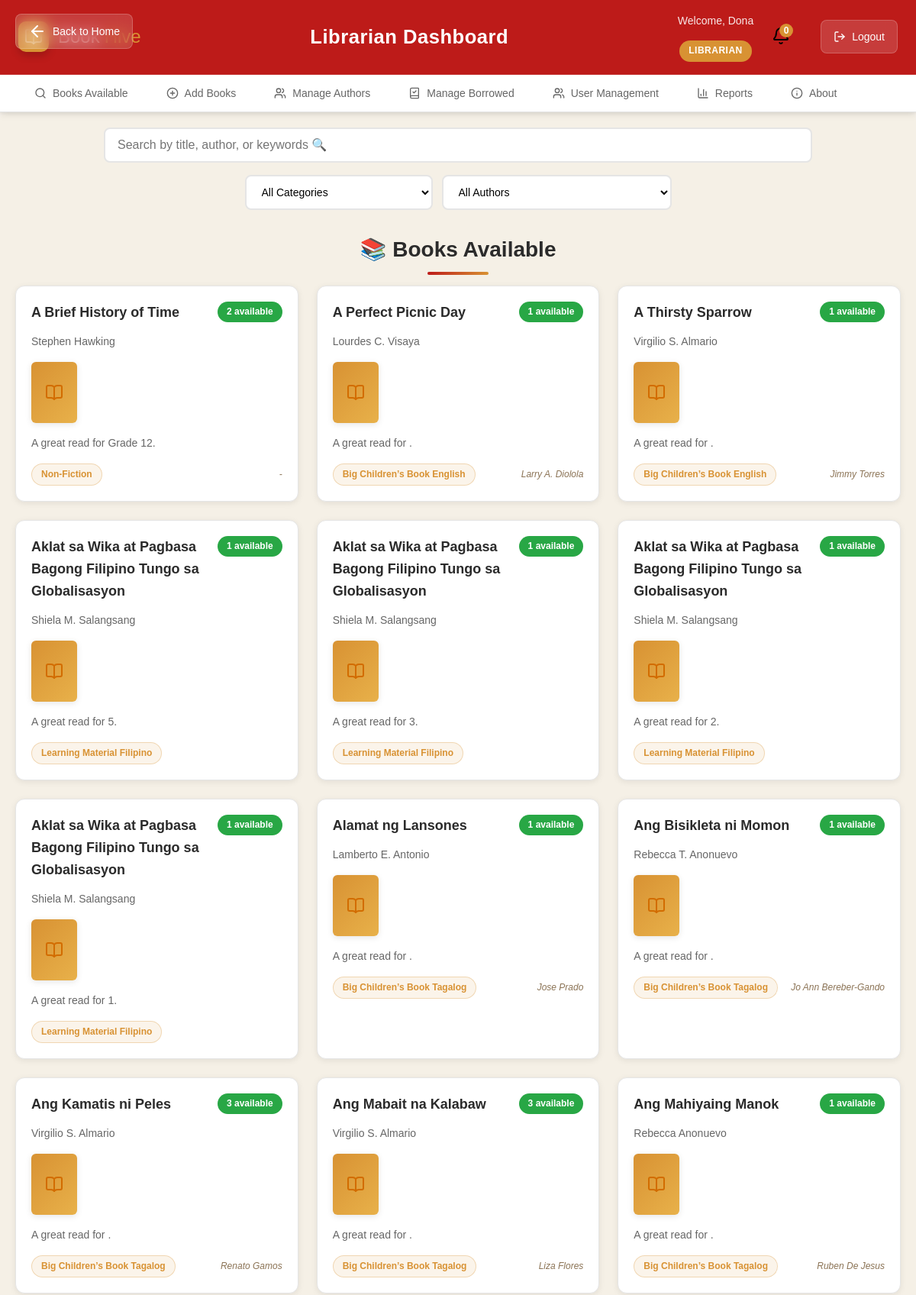
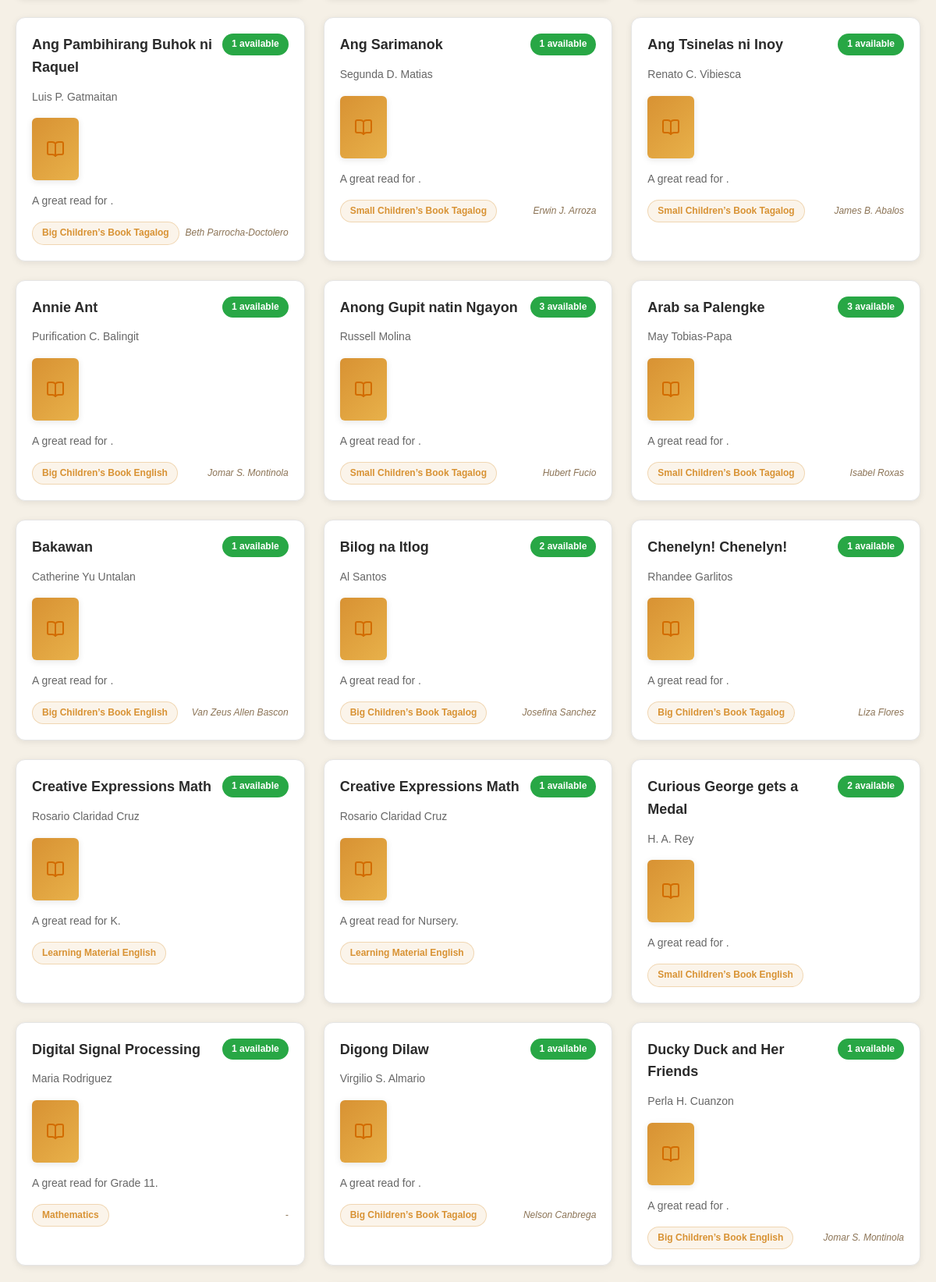
The page /books_available_librarian.php (signed in, upper part) on the database its author committed (2 pictures, top to bottom).
### tables this page shows
CREATE TABLE `books` (
  `book_id` int(11) NOT NULL,
  `title` varchar(200) NOT NULL,
  `author_id` int(11) NOT NULL,
  `genre_id` int(11) NOT NULL,
  `year_level` varchar(20) DEFAULT NULL,
  `illustrator` varchar(100) DEFAULT NULL,
  `quantity_total` int(11) NOT NULL DEFAULT 1 CHECK (`quantity_total` >= 1),
  `quantity_available` int(11) NOT NULL DEFAULT 1 CHECK (`quantity_available` >= 0),
  `date_added` date NOT NULL,
  `created_at` timestamp NOT NULL DEFAULT current_timestamp()
);

CREATE TABLE `authors` (
  `author_id` int(11) NOT NULL,
  `author_name` varchar(100) NOT NULL,
  `biography` text DEFAULT NULL,
  `created_at` timestamp NOT NULL DEFAULT current_timestamp()
);

CREATE TABLE `genres` (
  `genre_id` int(11) NOT NULL,
  `genre_name` varchar(50) NOT NULL,
  `description` text DEFAULT NULL,
  `created_at` timestamp NOT NULL DEFAULT current_timestamp()
);

### books_available_librarian.php (the view, shortened to what this page needs)
<?php
require_once 'header.php';
$books = [];
$sql = "SELECT b.book_id, b.title, a.author_name, b.year_level, g.genre_name, b.quantity_available, b.illustrator
        FROM books b
        LEFT JOIN authors a ON b.author_id = a.author_id
        LEFT JOIN genres g ON b.genre_id = g.genre_id
        WHERE b.quantity_available > 0
        ORDER BY b.title ASC";
if ($result = $conn->query($sql)) {
    while ($row = $result->fetch_assoc()) {
        $books[] = $row;
    }
} else {
    echo "Error: " . $conn->error;
}
?>
<!DOCTYPE html>
<html lang="en">
<head>
</head>
<body class="min-h-screen bg-background">
    <div class="books-page">
        <div class="search-filter-container">
            <input type="text" id="searchInput" placeholder="Search by title, author, or keywords 🔍" onkeyup="filterBooks()">
            <div class="filter-dropdowns">
                <select id="filterGenre" onchange="filterBooks()">
                    <option value="">All Categories</option>
                </select>
                <select id="filterAuthor" onchange="filterBooks()">
                    <option value="">All Authors</option>
                </select>
            </div>
        </div>
        <h2 class="section-title">📚 Books Available</h2>
        <div id="booksGrid" class="books-grid">
            <?php if (!empty($books)): ?>
                <?php foreach ($books as $book): ?>
                    <div class="book-card"
                         data-title="<?php echo strtolower($book['title']); ?>"
                         data-author="<?php echo strtolower($book['author_name']); ?>"
                         data-genre="<?php echo strtolower($book['genre_name']); ?>">
                        <div class="book-header">
                            <h3><?php echo htmlspecialchars($book['title']); ?></h3>
                            <span class="availability <?php echo $book['quantity_available'] > 0 ? 'available' : 'unavailable'; ?>">
                                <?php echo $book['quantity_available'] > 0 ? $book['quantity_available'] . ' available' : 'Checked out'; ?>
                            </span>
                        </div>
                        <p class="author"><?php echo htmlspecialchars($book['author_name'] ?? 'N/A'); ?></p>
                        <div class="book-cover">
                            <i data-lucide="book-open"></i>
                        </div>
                        <p class="desc">A great read for <?php echo htmlspecialchars($book['year_level'] ?? 'students'); ?>.</p>
                        <div class="book-footer">
                            <span class="genre-tag"><?php echo htmlspecialchars($book['genre_name'] ?? 'General'); ?></span>
                            <span class="illustrator"><?php echo htmlspecialchars($book['illustrator'] ?? '-'); ?></span>
                        </div>
                    </div>
                <?php endforeach; ?>
            <?php else: ?>
                <p class="no-books">No books currently available.</p>
            <?php endif; ?>
        </div>
    </div>
</body>
</html>
<?php require_once 'footer.php'; ?>

### books_available_librarian.php (style rules this page uses)
.books-page { max-width: 1200px; margin: 0 auto; padding: 20px; }
.search-filter-container { display: flex; gap: 16px; margin-bottom: 30px; flex-wrap: wrap; }
#searchInput { flex: 1; min-width: 300px; padding: 12px 16px; border: 2px solid #E5E5E5; border-radius: 8px; font-size: 16px; }
.filter-dropdowns { display: flex; gap: 12px; }
.filter-dropdowns select { padding: 12px 16px; border: 2px solid #E5E5E5; border-radius: 8px; background: white; font-size: 14px; min-width: 150px; }
.section-title { font-size: 28px; font-weight: 700; color: #2B2B2B; margin-bottom: 24px; }
.books-grid { display: grid; grid-template-columns: repeat(auto-fill, minmax(300px, 1fr)); gap: 24px; }
.book-card { background: white; border-radius: 12px; padding: 20px; box-shadow: 0 2px 8px rgba(0, 0, 0, 0.08); border: 1px solid #E5E5E5; transition: all 0.3s ease; }
.book-header { display: flex; justify-content: space-between; align-items: flex-start; margin-bottom: 12px; }
.book-header h3 { font-size: 18px; font-weight: 600; color: #2B2B2B; margin: 0; flex: 1; margin-right: 12px; }
.availability { padding: 4px 12px; border-radius: 20px; font-size: 12px; font-weight: 600; white-space: nowrap; }
.availability.available { background: #28A745; color: white; }
.author { color: #666666; font-size: 14px; margin-bottom: 16px; }
.book-cover { width: 60px; height: 80px; background: linear-gradient(135deg, #D89233, #E8B14A); border-radius: 6px; display: flex; align-items: center; justify-content: center; margin-bottom: 16px; box-shadow: 0 2px 8px rgba(0, 0, 0, 0.1); }
.desc { color: #666666; font-size: 14px; margin-bottom: 16px; line-height: 1.5; }
.book-footer { display: flex; justify-content: space-between; align-items: center; }
.genre-tag { background: rgba(216, 146, 51, 0.1); color: #D89233; padding: 4px 12px; border-radius: 20px; font-size: 12px; font-weight: 600; border: 1px solid rgba(216, 146, 51, 0.3); }
.illustrator { color: #8B7355; font-size: 12px; font-style: italic; }

### rows shown on the page
books: title "A Brief History of Time", quantity_available "2", author.author_name "Stephen Hawking", year_level "Grade 12", genre.genre_name "Non-Fiction", illustrator "-"
books: title "A Perfect Picnic Day", quantity_available "1", author.author_name "Lourdes C. Visaya", genre.genre_name "Big Children’s Book English", illustrator "Larry A. Diolola"
books: title "A Thirsty Sparrow", quantity_available "1", author.author_name "Virgilio S. Almario", genre.genre_name "Big Children’s Book English", illustrator "Jimmy Torres"
books: title "Aklat sa Wika at Pagbasa Bagong Filipino Tungo sa Globalisasyon", quantity_available "1", author.author_name "Shiela M. Salangsang", year_level "5", genre.genre_name "Learning Material Filipino"
books: title "Aklat sa Wika at Pagbasa Bagong Filipino Tungo sa Globalisasyon", quantity_available "1", author.author_name "Shiela M. Salangsang", year_level "3", genre.genre_name "Learning Material Filipino"
books: title "Aklat sa Wika at Pagbasa Bagong Filipino Tungo sa Globalisasyon", quantity_available "1", author.author_name "Shiela M. Salangsang", year_level "2", genre.genre_name "Learning Material Filipino"
books: title "Aklat sa Wika at Pagbasa Bagong Filipino Tungo sa Globalisasyon", quantity_available "1", author.author_name "Shiela M. Salangsang", year_level "1", genre.genre_name "Learning Material Filipino"
books: title "Alamat ng Lansones", quantity_available "1", author.author_name "Lamberto E. Antonio", genre.genre_name "Big Children’s Book Tagalog", illustrator "Jose Prado"
books: title "Ang Bisikleta ni Momon", quantity_available "1", author.author_name "Rebecca T. Anonuevo", genre.genre_name "Big Children’s Book Tagalog", illustrator "Jo Ann Bereber-Gando"
books: title "Ang Kamatis ni Peles", quantity_available "3", author.author_name "Virgilio S. Almario", genre.genre_name "Big Children’s Book Tagalog", illustrator "Renato Gamos"
books: title "Ang Mabait na Kalabaw", quantity_available "3", author.author_name "Virgilio S. Almario", genre.genre_name "Big Children’s Book Tagalog", illustrator "Liza Flores"
books: title "Ang Mahiyaing Manok", quantity_available "1", author.author_name "Rebecca Anonuevo", genre.genre_name "Big Children’s Book Tagalog", illustrator "Ruben De Jesus"
books: title "Ang Pambihirang Buhok ni Raquel", quantity_available "1", author.author_name "Luis P. Gatmaitan", genre.genre_name "Big Children’s Book Tagalog", illustrator "Beth Parrocha-Doctolero"
books: title "Ang Sarimanok", quantity_available "1", author.author_name "Segunda D. Matias", genre.genre_name "Small Children’s Book Tagalog", illustrator "Erwin J. Arroza"
books: title "Ang Tsinelas ni Inoy", quantity_available "1", author.author_name "Renato C. Vibiesca", genre.genre_name "Small Children’s Book Tagalog", illustrator "James B. Abalos"
books: title "Annie Ant", quantity_available "1", author.author_name "Purification C. Balingit", genre.genre_name "Big Children’s Book English", illustrator "Jomar S. Montinola"
books: title "Anong Gupit natin Ngayon", quantity_available "3", author.author_name "Russell Molina", genre.genre_name "Small Children’s Book Tagalog", illustrator "Hubert Fucio"
books: title "Arab sa Palengke", quantity_available "3", author.author_name "May Tobias-Papa", genre.genre_name "Small Children’s Book Tagalog", illustrator "Isabel Roxas"
books: title "Bakawan", quantity_available "1", author.author_name "Catherine Yu Untalan", genre.genre_name "Big Children’s Book English", illustrator "Van Zeus Allen Bascon"
books: title "Bilog na Itlog", quantity_available "2", author.author_name "Al Santos", genre.genre_name "Big Children’s Book Tagalog", illustrator "Josefina Sanchez"
books: title "Chenelyn! Chenelyn!", quantity_available "1", author.author_name "Rhandee Garlitos", genre.genre_name "Big Children’s Book Tagalog", illustrator "Liza Flores"
books: title "Creative Expressions Math", quantity_available "1", author.author_name "Rosario Claridad Cruz", year_level "K", genre.genre_name "Learning Material English"
books: title "Creative Expressions Math", quantity_available "1", author.author_name "Rosario Claridad Cruz", year_level "Nursery", genre.genre_name "Learning Material English"
books: title "Curious George gets a Medal", quantity_available "2", author.author_name "H. A. Rey", genre.genre_name "Small Children’s Book English"
books: title "Digital Signal Processing", quantity_available "1", author.author_name "Maria Rodriguez", year_level "Grade 11", genre.genre_name "Mathematics", illustrator "-"
books: title "Digong Dilaw", quantity_available "1", author.author_name "Virgilio S. Almario", genre.genre_name "Big Children’s Book Tagalog", illustrator "Nelson Canbrega"
books: title "Ducky Duck and Her Friends", quantity_available "1", author.author_name "Perla H. Cuanzon", genre.genre_name "Big Children’s Book English", illustrator "Jomar S. Montinola"

### other values the page prints
$current_role "Librarian"
explode(' ', $full_name)[0] "Dona"
$current_role "LIBRARIAN"
